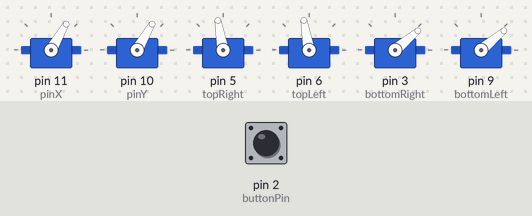
Recording of a sketch running on a simulated Arduino Uno, built with avr-gcc and run on an emulated ATmega328P. Shown: 6 × servo. The test bench sets the inputs (shaded band); at power-on: pin 2 (buttonPin) HIGH.

Above: at 1.2 s.
1.3 s: pin 2 (buttonPin) pulled LOW for 0.15 s
At 1.46 s:
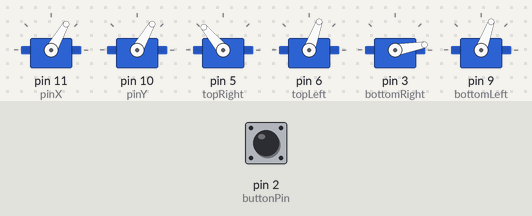
3.2 s: pin 2 (buttonPin) pulsed LOW 5 times (0.12 s each, 0.3 s apart)
At 3.57 s:
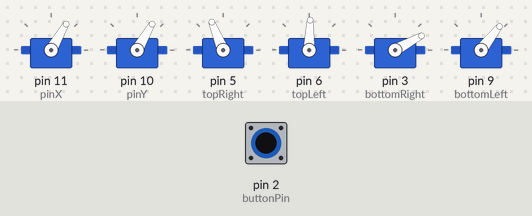
Timing chart, 0 to 6.3 s (numbered marks = the images above; inputs shaded):
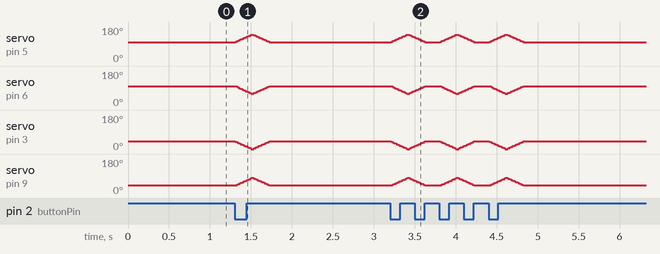

The sketch:

basic_eyes_movement_copy_20261008162838.ino
```cpp
#include <Servo.h>

// Eye movement servos
Servo servoX;
Servo servoY;
const int pinX = 11;
const int pinY = 10;

// Individual Eyelid Servos
Servo topRight;    // Pin 5
Servo topLeft;     // Pin 6
Servo bottomRight; // Pin 3
Servo bottomLeft;  // Pin 9

// Push button configuration for blinking
const int buttonPin = 2;
int lastButtonState = HIGH;

void setup() {
  Serial.begin(9600);

  // Set a very fast timeout so the Arduino doesn't freeze while waiting for Python data
  Serial.setTimeout(10);

  // Attach and initialize Eye X and Y
  servoX.attach(pinX);
  servoY.attach(pinY);
  servoX.write(60);
  servoY.write(60);

  // Attach and initialize Top Eyelids (Both open at 100)
  topRight.attach(5);
  topLeft.attach(6);
  topRight.write(100);
  topLeft.write(100);

  // Attach and initialize Bottom Eyelids (Both open at 40)
  bottomRight.attach(3);
  bottomLeft.attach(9);
  bottomRight.write(40);
  bottomLeft.write(40);

  pinMode(buttonPin, INPUT_PULLUP);
}

void loop() {
  // 1. Handle Serial Data from Python (Eye Movement)
  if (Serial.available() > 0) {
    // Read the incoming string up to the comma for the X value
    String xString = Serial.readStringUntil(',');

    // Read the rest of the string up to the newline for the Y value
    String yString = Serial.readStringUntil('\n');

    // Convert the text strings into actual integers
    int targetX = xString.toInt();
    int targetY = yString.toInt();

    // Safety check: Only move if the numbers are within your physical limits
    if (targetX >= 40 && targetX <= 140 && targetY >= 50 && targetY <= 70) {
      servoX.write(targetX);
      servoY.write(targetY);
    }
  }

  // 2. Handle Physical Push Button for Blinking
  int currentButtonState = digitalRead(buttonPin);

  if (currentButtonState == LOW && lastButtonState == HIGH) {
    performBlink();
  }

  lastButtonState = currentButtonState;
}

// Function to animate a smooth, synchronized blink
void performBlink() {
  for (int step = 0; step <= 40; step += 2) {
    topRight.write(100 + step);
    topLeft.write(100 - step);
    bottomRight.write(40 - step);
    bottomLeft.write(40 + step);
    delay(10);
  }

  for (int step = 0; step <= 40; step += 2) {
    topRight.write(140 - step);
    topLeft.write(60 + step);
    bottomRight.write(0 + step);
    bottomLeft.write(80 - step);
    delay(10);
  }
}
```

Measured:
- after the input at 1.3 s, servo on pin 5 (topRight): rises from 100° to 140° in 0.20 s, then falls to 100° in 0.22 s; servo on pin 9 (bottomLeft): rises from 40° to 80° in 0.20 s, then falls to 40° in 0.22 s
